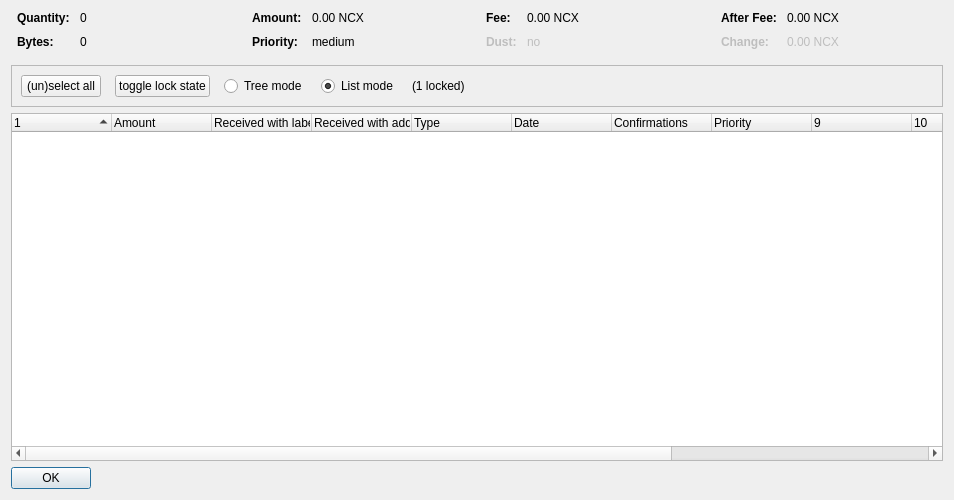
<?xml version="1.0" encoding="UTF-8"?>
<ui version="4.0">
 <class>CoinControlDialog</class>
 <widget class="QDialog" name="CoinControlDialog">
  <property name="geometry">
   <rect>
    <x>0</x>
    <y>0</y>
    <width>954</width>
    <height>500</height>
   </rect>
  </property>
  <property name="windowTitle">
   <string>Coin Selection</string>
  </property>
  <layout class="QVBoxLayout" name="verticalLayout">
   <item>
    <layout class="QHBoxLayout" name="horizontalLayoutTop" stretch="0,0,0,0">
     <property name="topMargin">
      <number>0</number>
     </property>
     <property name="bottomMargin">
      <number>10</number>
     </property>
     <item>
      <layout class="QFormLayout" name="formLayoutCoinControl1">
       <property name="horizontalSpacing">
        <number>10</number>
       </property>
       <property name="verticalSpacing">
        <number>10</number>
       </property>
       <property name="leftMargin">
        <number>6</number>
       </property>
       <property name="rightMargin">
        <number>6</number>
       </property>
       <item row="0" column="0">
        <widget class="QLabel" name="labelCoinControlQuantityText">
         <property name="font">
          <font>
           <weight>75</weight>
           <bold>true</bold>
          </font>
         </property>
         <property name="text">
          <string>Quantity:</string>
         </property>
        </widget>
       </item>
       <item row="0" column="1">
        <widget class="QLabel" name="labelCoinControlQuantity">
         <property name="cursor">
          <cursorShape>IBeamCursor</cursorShape>
         </property>
         <property name="contextMenuPolicy">
          <enum>Qt::ActionsContextMenu</enum>
         </property>
         <property name="text">
          <string notr="true">0</string>
         </property>
         <property name="textInteractionFlags">
          <set>Qt::LinksAccessibleByMouse|Qt::TextSelectableByKeyboard|Qt::TextSelectableByMouse</set>
         </property>
        </widget>
       </item>
       <item row="1" column="0">
        <widget class="QLabel" name="labelCoinControlBytesText">
         <property name="font">
          <font>
           <weight>75</weight>
           <bold>true</bold>
          </font>
         </property>
         <property name="text">
          <string>Bytes:</string>
         </property>
        </widget>
       </item>
       <item row="1" column="1">
        <widget class="QLabel" name="labelCoinControlBytes">
         <property name="cursor">
          <cursorShape>IBeamCursor</cursorShape>
         </property>
         <property name="contextMenuPolicy">
          <enum>Qt::ActionsContextMenu</enum>
         </property>
         <property name="text">
          <string notr="true">0</string>
         </property>
         <property name="textInteractionFlags">
          <set>Qt::LinksAccessibleByMouse|Qt::TextSelectableByKeyboard|Qt::TextSelectableByMouse</set>
         </property>
        </widget>
       </item>
      </layout>
     </item>
     <item>
      <layout class="QFormLayout" name="formLayoutCoinControl2">
       <property name="horizontalSpacing">
        <number>10</number>
       </property>
       <property name="verticalSpacing">
        <number>10</number>
       </property>
       <property name="leftMargin">
        <number>6</number>
       </property>
       <property name="rightMargin">
        <number>6</number>
       </property>
       <item row="0" column="0">
        <widget class="QLabel" name="labelCoinControlAmountText">
         <property name="font">
          <font>
           <weight>75</weight>
           <bold>true</bold>
          </font>
         </property>
         <property name="text">
          <string>Amount:</string>
         </property>
        </widget>
       </item>
       <item row="0" column="1">
        <widget class="QLabel" name="labelCoinControlAmount">
         <property name="cursor">
          <cursorShape>IBeamCursor</cursorShape>
         </property>
         <property name="contextMenuPolicy">
          <enum>Qt::ActionsContextMenu</enum>
         </property>
         <property name="text">
          <string notr="true">0.00 NCX</string>
         </property>
         <property name="textInteractionFlags">
          <set>Qt::LinksAccessibleByMouse|Qt::TextSelectableByKeyboard|Qt::TextSelectableByMouse</set>
         </property>
        </widget>
       </item>
       <item row="1" column="0">
        <widget class="QLabel" name="labelCoinControlPriorityText">
         <property name="font">
          <font>
           <weight>75</weight>
           <bold>true</bold>
          </font>
         </property>
         <property name="text">
          <string>Priority:</string>
         </property>
        </widget>
       </item>
       <item row="1" column="1">
        <widget class="QLabel" name="labelCoinControlPriority">
         <property name="cursor">
          <cursorShape>IBeamCursor</cursorShape>
         </property>
         <property name="contextMenuPolicy">
          <enum>Qt::ActionsContextMenu</enum>
         </property>
         <property name="text">
          <string>medium</string>
         </property>
         <property name="textInteractionFlags">
          <set>Qt::LinksAccessibleByMouse|Qt::TextSelectableByKeyboard|Qt::TextSelectableByMouse</set>
         </property>
        </widget>
       </item>
      </layout>
     </item>
     <item>
      <layout class="QFormLayout" name="formLayoutCoinControl3">
       <property name="horizontalSpacing">
        <number>10</number>
       </property>
       <property name="verticalSpacing">
        <number>10</number>
       </property>
       <property name="leftMargin">
        <number>6</number>
       </property>
       <property name="rightMargin">
        <number>6</number>
       </property>
       <item row="0" column="0">
        <widget class="QLabel" name="labelCoinControlFeeText">
         <property name="font">
          <font>
           <weight>75</weight>
           <bold>true</bold>
          </font>
         </property>
         <property name="text">
          <string>Fee:</string>
         </property>
        </widget>
       </item>
       <item row="0" column="1">
        <widget class="QLabel" name="labelCoinControlFee">
         <property name="cursor">
          <cursorShape>IBeamCursor</cursorShape>
         </property>
         <property name="contextMenuPolicy">
          <enum>Qt::ActionsContextMenu</enum>
         </property>
         <property name="text">
          <string notr="true">0.00 NCX</string>
         </property>
         <property name="textInteractionFlags">
          <set>Qt::LinksAccessibleByMouse|Qt::TextSelectableByKeyboard|Qt::TextSelectableByMouse</set>
         </property>
        </widget>
       </item>
       <item row="1" column="0">
        <widget class="QLabel" name="labelCoinControlLowOutputText">
         <property name="enabled">
          <bool>false</bool>
         </property>
         <property name="font">
          <font>
           <weight>75</weight>
           <bold>true</bold>
          </font>
         </property>
         <property name="text">
          <string>Dust:</string>
         </property>
        </widget>
       </item>
       <item row="1" column="1">
        <widget class="QLabel" name="labelCoinControlLowOutput">
         <property name="enabled">
          <bool>false</bool>
         </property>
         <property name="cursor">
          <cursorShape>IBeamCursor</cursorShape>
         </property>
         <property name="contextMenuPolicy">
          <enum>Qt::ActionsContextMenu</enum>
         </property>
         <property name="text">
          <string>no</string>
         </property>
         <property name="textInteractionFlags">
          <set>Qt::LinksAccessibleByMouse|Qt::TextSelectableByKeyboard|Qt::TextSelectableByMouse</set>
         </property>
        </widget>
       </item>
      </layout>
     </item>
     <item>
      <layout class="QFormLayout" name="formLayoutCoinControl4">
       <property name="horizontalSpacing">
        <number>10</number>
       </property>
       <property name="verticalSpacing">
        <number>10</number>
       </property>
       <property name="leftMargin">
        <number>6</number>
       </property>
       <property name="rightMargin">
        <number>6</number>
       </property>
       <item row="0" column="0">
        <widget class="QLabel" name="labelCoinControlAfterFeeText">
         <property name="font">
          <font>
           <weight>75</weight>
           <bold>true</bold>
          </font>
         </property>
         <property name="text">
          <string>After Fee:</string>
         </property>
        </widget>
       </item>
       <item row="0" column="1">
        <widget class="QLabel" name="labelCoinControlAfterFee">
         <property name="cursor">
          <cursorShape>IBeamCursor</cursorShape>
         </property>
         <property name="contextMenuPolicy">
          <enum>Qt::ActionsContextMenu</enum>
         </property>
         <property name="text">
          <string notr="true">0.00 NCX</string>
         </property>
         <property name="textInteractionFlags">
          <set>Qt::LinksAccessibleByMouse|Qt::TextSelectableByKeyboard|Qt::TextSelectableByMouse</set>
         </property>
        </widget>
       </item>
       <item row="1" column="0">
        <widget class="QLabel" name="labelCoinControlChangeText">
         <property name="enabled">
          <bool>false</bool>
         </property>
         <property name="font">
          <font>
           <weight>75</weight>
           <bold>true</bold>
          </font>
         </property>
         <property name="text">
          <string>Change:</string>
         </property>
        </widget>
       </item>
       <item row="1" column="1">
        <widget class="QLabel" name="labelCoinControlChange">
         <property name="enabled">
          <bool>false</bool>
         </property>
         <property name="cursor">
          <cursorShape>IBeamCursor</cursorShape>
         </property>
         <property name="contextMenuPolicy">
          <enum>Qt::ActionsContextMenu</enum>
         </property>
         <property name="text">
          <string notr="true">0.00 NCX</string>
         </property>
         <property name="textInteractionFlags">
          <set>Qt::LinksAccessibleByMouse|Qt::TextSelectableByKeyboard|Qt::TextSelectableByMouse</set>
         </property>
        </widget>
       </item>
      </layout>
     </item>
    </layout>
   </item>
   <item>
    <widget class="QFrame" name="frame">
     <property name="minimumSize">
      <size>
       <width>0</width>
       <height>40</height>
      </size>
     </property>
     <property name="frameShape">
      <enum>QFrame::StyledPanel</enum>
     </property>
     <property name="frameShadow">
      <enum>QFrame::Sunken</enum>
     </property>
     <layout class="QHBoxLayout" name="horizontalLayout">
      <item>
       <layout class="QHBoxLayout" name="horizontalLayoutPanel" stretch="0,0,0,0,0,0">
        <property name="spacing">
         <number>14</number>
        </property>
        <item>
         <widget class="QPushButton" name="pushButtonSelectAll">
          <property name="sizePolicy">
           <sizepolicy hsizetype="Maximum" vsizetype="Fixed">
            <horstretch>0</horstretch>
            <verstretch>0</verstretch>
           </sizepolicy>
          </property>
          <property name="text">
           <string>(un)select all</string>
          </property>
          <property name="autoDefault">
           <bool>false</bool>
          </property>
         </widget>
        </item>
        <item>
         <widget class="QPushButton" name="pushButtonToggleLock">
          <property name="sizePolicy">
           <sizepolicy hsizetype="Maximum" vsizetype="Fixed">
            <horstretch>0</horstretch>
            <verstretch>0</verstretch>
           </sizepolicy>
          </property>
          <property name="text">
           <string>toggle lock state</string>
          </property>
          <property name="autoDefault">
           <bool>false</bool>
          </property>
         </widget>
        </item>
        <item>
         <widget class="QRadioButton" name="radioTreeMode">
          <property name="sizePolicy">
           <sizepolicy hsizetype="Maximum" vsizetype="Fixed">
            <horstretch>0</horstretch>
            <verstretch>0</verstretch>
           </sizepolicy>
          </property>
          <property name="text">
           <string>Tree mode</string>
          </property>
         </widget>
        </item>
        <item>
         <widget class="QRadioButton" name="radioListMode">
          <property name="sizePolicy">
           <sizepolicy hsizetype="Maximum" vsizetype="Fixed">
            <horstretch>0</horstretch>
            <verstretch>0</verstretch>
           </sizepolicy>
          </property>
          <property name="text">
           <string>List mode</string>
          </property>
          <property name="checked">
           <bool>true</bool>
          </property>
         </widget>
        </item>
        <item>
         <widget class="QLabel" name="labelLocked">
          <property name="text">
           <string>(1 locked)</string>
          </property>
         </widget>
        </item>
        <item>
         <spacer name="horizontalSpacer">
          <property name="orientation">
           <enum>Qt::Horizontal</enum>
          </property>
          <property name="sizeHint" stdset="0">
           <size>
            <width>40</width>
            <height>20</height>
           </size>
          </property>
         </spacer>
        </item>
       </layout>
      </item>
     </layout>
    </widget>
   </item>
   <item>
    <widget class="CoinControlTreeWidget" name="treeWidget">
     <property name="contextMenuPolicy">
      <enum>Qt::CustomContextMenu</enum>
     </property>
     <property name="sortingEnabled">
      <bool>false</bool>
     </property>
     <property name="columnCount">
      <number>13</number>
     </property>
     <attribute name="headerShowSortIndicator" stdset="0">
      <bool>true</bool>
     </attribute>
     <attribute name="headerStretchLastSection">
      <bool>false</bool>
     </attribute>
     <column>
      <property name="text">
       <string/>
      </property>
     </column>
     <column>
      <property name="text">
       <string>Amount</string>
      </property>
     </column>
     <column>
      <property name="text">
       <string>Received with label</string>
      </property>
     </column>
     <column>
      <property name="text">
       <string>Received with address</string>
      </property>
     </column>
     <column>
      <property name="text">
       <string>Type</string>
      </property>
     </column>
     <column>
      <property name="text">
       <string>Date</string>
      </property>
     </column>
     <column>
      <property name="text">
       <string>Confirmations</string>
      </property>
      <property name="toolTip">
       <string>Confirmed</string>
      </property>
     </column>
     <column>
      <property name="text">
       <string>Priority</string>
      </property>
     </column>
     <column>
      <property name="text">
       <string/>
      </property>
     </column>
     <column>
      <property name="text">
       <string/>
      </property>
     </column>
     <column>
      <property name="text">
       <string/>
      </property>
     </column>
     <column>
      <property name="text">
       <string/>
      </property>
     </column>
     <column>
      <property name="text">
       <string/>
      </property>
     </column>
    </widget>
   </item>
   <item>
    <widget class="QDialogButtonBox" name="buttonBox">
     <property name="sizePolicy">
      <sizepolicy hsizetype="Maximum" vsizetype="Fixed">
       <horstretch>0</horstretch>
       <verstretch>0</verstretch>
      </sizepolicy>
     </property>
     <property name="orientation">
      <enum>Qt::Horizontal</enum>
     </property>
     <property name="standardButtons">
      <set>QDialogButtonBox::Ok</set>
     </property>
    </widget>
   </item>
  </layout>
 </widget>
 <customwidgets>
  <customwidget>
   <class>CoinControlTreeWidget</class>
   <extends>QTreeWidget</extends>
   <header>coincontroltreewidget.h</header>
  </customwidget>
 </customwidgets>
 <resources/>
 <connections/>
</ui>
